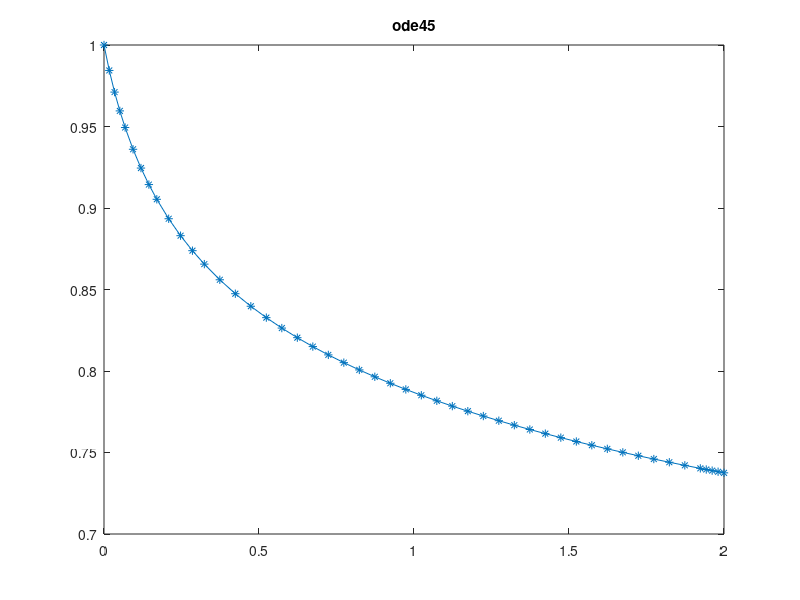

The MATLAB script that drew this image: (Note: this script raises an error after producing the figure.)
% Objectius:
% - Entendre els conceptes basics dels metodes per a la resolucio numerica
% d'EDOs.
% - Implementar un metode per resoldre EDOs (metode d'Euler)
% - Comprovar experimentalment la convergencia d'un metode
%
% Tasques a fer:
% 1) Executar i mirar aquest script per veure com es pot resoldre el 
%    problema de valor inicial (PVI) amb la funcio de Matlab ode45
% 2) Implementar el metode d'Euler per a la resolucio del mateix PVI
%    Cal crear la funcio Euler amb els arguments d'entrada i sortida
%    especificats a aquest script. 
% 3) Dibuixar una grafica de log10(abs(error)) en funcio de log10(h), on l'error
%    s'evalua com la diferencia entre la solucio analitica i la solucio
%    numerica per x=2. Comprovar si l'ordre de convergencia coincideix amb
%    el teoric.
% Es proposa ara resoldre el PVI y''= -y, y(0)=1, y'(0)=0 per x en (0,T)
% 4) Reduir la EDO de segon ordre a un sistema d'EDOs de 1er ordre
%    Resoldre numericament el PVI amb el metode d'Euler per T=2*pi. Comprovar
%    la converg?ncia.
% 5) Amb h=0.01 resoldre el problema per T=10*pi,50*pi. ?s el m?tode
%    (absolutament) estable? 


% Resolucio de la EDO dy/dx = -y/(10x+1) per x en (0,1) 
% amb condicio inicial y(0)=1
f=@(x,y) -y/(10*x+1); a=0; b=2;  y0=1;

%Solucio amb funcions intrinseques de Matlab
[x,Y]=ode45(f,[a,b],y0);
figure(1), plot(x,Y,'-*'), title('ode45')

%Solucio amb el metode d'Euler
 h=0.1;
 npassos=ceil((b-a)/h); 
 [x2,Y2]=eulerend(f,[a,b],y0,npassos);
 figure(2), plot(x2,Y2,'-*'), title('Euler')
 
 err = [];
 H = 0.1 * 0.5 .^(0:5);
 for h=H
     npassos=ceil((b-a)/h); 
     [xh,Yh]=eulerend(f,[a,b],y0,npassos);
     err(end+1) = abs(Yh(end) - Y(end));
 end
 figure(3), plot(log10(H), log10(err)), title('Error euler x=2')

